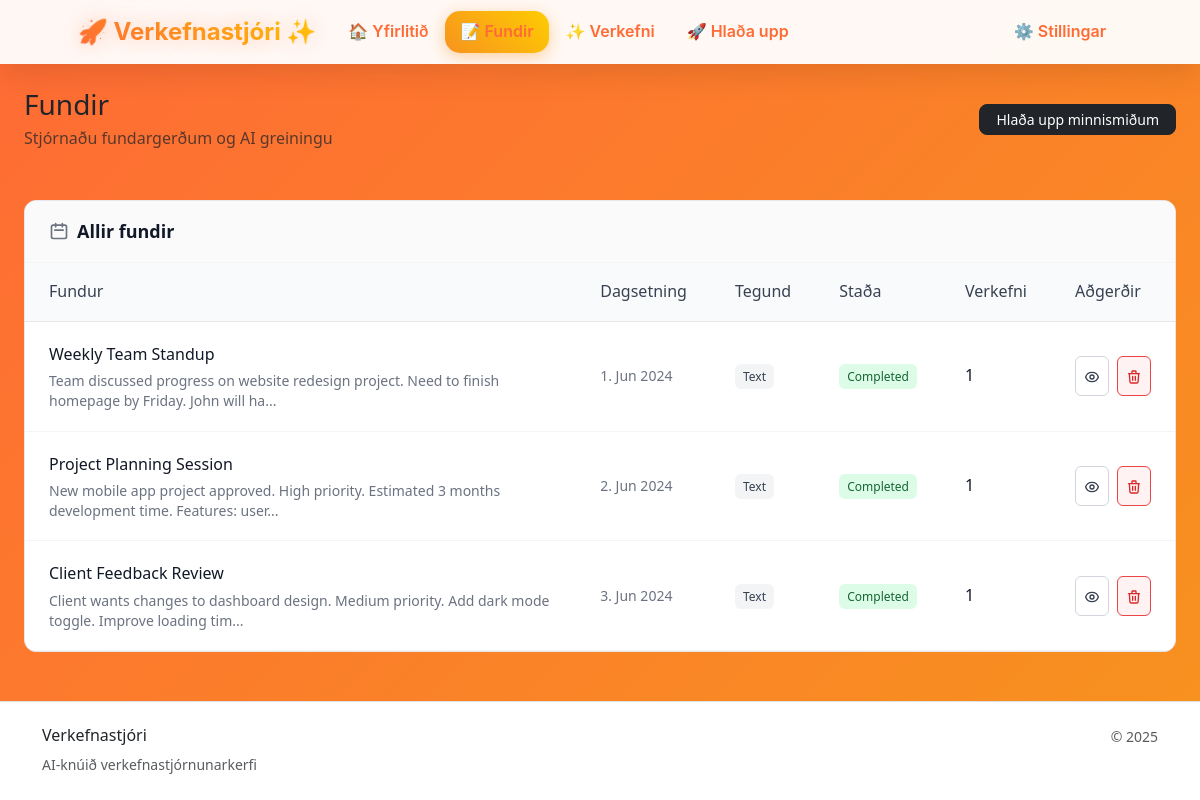
Page /?page=meetings on the committed database.
### tables this page shows
CREATE TABLE meetings (
    id INT AUTO_INCREMENT PRIMARY KEY,
    title VARCHAR(255),
    date DATETIME,
    original_input LONGTEXT,
    input_type ENUM('text', 'ocr', 'voice'),
    raw_file_path VARCHAR(500),
    ai_analysis JSON,
    processing_status ENUM('pending', 'processing', 'completed', 'error'),
    created_at TIMESTAMP DEFAULT CURRENT_TIMESTAMP,
    updated_at TIMESTAMP DEFAULT CURRENT_TIMESTAMP ON UPDATE CURRENT_TIMESTAMP
);

### config/database.php (called while the page is built, shortened)
<?php
class Database {
    private static $instance = null;
    private $connection;
    private function loadEnv() {
        $envFile = __DIR__ . '/../.env';
    }
    private function connect() {
        try {
            $host = $_ENV['DB_HOST'] ?? 'localhost';
            $dbname = $_ENV['DB_NAME'] ?? 'tasks';
            $username = $_ENV['DB_USER'] ?? 'root';
            $password = $_ENV['DB_PASS'] ?? '';
            $dsn = "mysql:host={$host};dbname={$dbname};charset=utf8mb4";
            $this->connection = new PDO($dsn, $username, $password, [
                PDO::ATTR_ERRMODE => PDO::ERRMODE_EXCEPTION,
                PDO::ATTR_DEFAULT_FETCH_MODE => PDO::FETCH_ASSOC,
                PDO::ATTR_EMULATE_PREPARES => false,
            ]);
        } catch (PDOException $e) {
            throw new Exception("Database connection failed: " . $e->getMessage());
        }
    }
    public static function getInstance() {
        if (self::$instance === null) {
            self::$instance = new self();
        }
        return self::$instance;
    }
    public function query($sql, $params = []) {
        try {
            $stmt = $this->connection->prepare($sql);
            $stmt->execute($params);
            return $stmt;
        } catch (PDOException $e) {
            throw new Exception("Query failed: " . $e->getMessage());
        }
    }
    public function select($sql, $params = []) {
        $stmt = $this->query($sql, $params);
        return $stmt->fetchAll();
    }
    public function selectOne($sql, $params = []) {
        $stmt = $this->query($sql, $params);
        return $stmt->fetch();
    }
}

### src/Models/BaseModel.php (called while the page is built, shortened)
<?php
require_once __DIR__ . '/../../config/database.php';
abstract class BaseModel {
    protected $db;
    protected $table;
    public function __construct() {
        $this->db = Database::getInstance();
    }
    public function findAll($conditions = [], $orderBy = null, $limit = null) {
        $sql = "SELECT * FROM {$this->table}";
        $params = [];
        if ($orderBy) {
            $sql .= " ORDER BY $orderBy";
        }
        return $this->db->select($sql, $params);
    }
    public function count($conditions = []) {
        $sql = "SELECT COUNT(*) as count FROM {$this->table}";
        $params = [];
        if (!empty($conditions)) {
            $whereClause = [];
            foreach ($conditions as $field => $value) {
                $whereClause[] = "$field = ?";
                $params[] = $value;
            }
            $sql .= " WHERE " . implode(' AND ', $whereClause);
        }
        $result = $this->db->selectOne($sql, $params);
        return (int) $result['count'];
    }
}

### config/app.php (called while the page is built, shortened)
<?php
class App {
    public static function sanitize($input) {
        return htmlspecialchars(trim($input ?? ''), ENT_QUOTES, 'UTF-8');
    }
}

### templates/meetings/index.php (the view, shortened to what this page needs)
<?php
try {
    $meetingModel = new Meeting();
    $meetings = $meetingModel->findAll([], 'created_at DESC');
} catch (Exception $e) {
    $meetings = [];
    $error = $e->getMessage();
}
?>
<div class="row">
    <div class="col-12">
        <?php if (empty($meetings)): ?>
            <div style="background: white; border: 1px solid #e5e7eb; border-radius: 12px; overflow: hidden;">
                <div style="text-align: center; padding: 80px 24px;">
                    <div style="background: #f8fafc; padding: 20px; border-radius: 16px; display: inline-block; margin-bottom: 24px;">
                        <svg style="width: 48px; height: 48px; color: #94a3b8;" fill="none" stroke="currentColor" viewBox="0 0 24 24">
                            <path stroke-linecap="round" stroke-linejoin="round" stroke-width="1.5" d="M8 7V3m8 4V3m-9 8h10M5 21h14a2 2 0 002-2V7a2 2 0 00-2-2H5a2 2 0 00-2 2v12a2 2 0 002 2z"></path>
                        </svg>
                    </div>
                    <h3 style="color: #374151; margin-bottom: 16px; font-size: 1.5rem; font-weight: 600;">Engir fundir ennþá</h3>
                    <p style="color: #6b7280; margin-bottom: 32px; max-width: 400px; margin-left: auto; margin-right: auto;">Hladdu upp þínum fyrstu fundargerðum til að byrja með AI-knúna verkefnastjórnun.</p>
                    <a href="<?php echo App::url()?>?page=upload" style="background: #111827; color: white; padding: 12px 24px; border-radius: 8px; text-decoration: none; font-weight: 500; display: inline-flex; align-items: center; gap: 8px;">
                        <svg style="width: 16px; height: 16px;" fill="none" stroke="currentColor" viewBox="0 0 24 24">
                            <path stroke-linecap="round" stroke-linejoin="round" stroke-width="2" d="M7 16a4 4 0 01-.88-7.903A5 5 0 1115.9 6L16 6a5 5 0 011 9.9M15 13l-3-3m0 0l-3 3m3-3v12"></path>
                        </svg>
                        Hlaða upp fundargerðum
                    </a>
                </div>
            </div>
        <?php else: ?>
            <div style="background: white; border: 1px solid #e5e7eb; border-radius: 12px; overflow: hidden;">
                <div style="padding: 20px 24px; border-bottom: 1px solid #f3f4f6; background: #fafafa;">
                    <h3 style="font-size: 1.125rem; font-weight: 600; color: #111827; margin: 0; display: flex; align-items: center; gap: 8px;">
                        <svg style="width: 20px; height: 20px; color: #6b7280;" fill="none" stroke="currentColor" viewBox="0 0 24 24">
                            <path stroke-linecap="round" stroke-linejoin="round" stroke-width="2" d="M8 7V3m8 4V3m-9 8h10M5 21h14a2 2 0 002-2V7a2 2 0 00-2-2H5a2 2 0 00-2 2v12a2 2 0 002 2z"></path>
                        </svg>
                        Allir fundir
                    </h3>
                </div>
                <div style="padding: 0;">
                    <div style="overflow-x: auto;">
                        <table style="width: 100%; border-collapse: collapse;">
                            <thead style="background: #f9fafb;">
                                <tr>
                                    <th style="padding: 16px 24px; text-align: left; font-weight: 500; color: #374151; border-bottom: 1px solid #e5e7eb;">Fundur</th>
                                    <th style="padding: 16px 24px; text-align: left; font-weight: 500; color: #374151; border-bottom: 1px solid #e5e7eb;">Dagsetning</th>
                                    <th style="padding: 16px 24px; text-align: left; font-weight: 500; color: #374151; border-bottom: 1px solid #e5e7eb;">Tegund</th>
                                    <th style="padding: 16px 24px; text-align: left; font-weight: 500; color: #374151; border-bottom: 1px solid #e5e7eb;">Staða</th>
                                    <th style="padding: 16px 24px; text-align: left; font-weight: 500; color: #374151; border-bottom: 1px solid #e5e7eb;">Verkefni</th>
                                    <th style="padding: 16px 24px; text-align: left; font-weight: 500; color: #374151; border-bottom: 1px solid #e5e7eb;">Aðgerðir</th>
                                </tr>
                            </thead>
                            <tbody>
                                <?php foreach ($meetings as $meeting): ?>
                                    <tr style="border-bottom: 1px solid #f3f4f6; transition: background-color 0.15s ease;" onmouseover="this.style.backgroundColor='#f9fafb'" onmouseout="this.style.backgroundColor=''">
                                        <td style="padding: 20px 24px;">
                                            <div style="font-weight: 500; color: #111827; margin-bottom: 4px;"><?php echo App::sanitize($meeting['title']); ?></div>
                                            <?php if (!empty($meeting['original_input'])): ?>
                                                <div style="font-size: 0.875rem; color: #6b7280; line-height: 1.4;">
                                                    <?php echo App::sanitize(substr($meeting['original_input'], 0, 100)) . '...'; ?>
                                                </div>
                                            <?php endif; ?>
                                        </td>
                                        <td style="padding: 20px 24px;">
                                            <div style="font-size: 0.875rem; color: #6b7280;">
                                                <?php echo date('j. M Y', strtotime($meeting['date'])); ?>
                                            </div>
                                        </td>
                                        <td style="padding: 20px 24px;">
                                            <span style="font-size: 0.75rem; padding: 4px 8px; border-radius: 6px; font-weight: 500; background: #f3f4f6; color: #374151;">
                                                <?php echo ucfirst($meeting['input_type']); ?>
                                            </span>
                                        </td>
                                        <td style="padding: 20px 24px;">
                                            <?php
                                            $statusStyles = [
                                                'pending' => 'background: #fef3c7; color: #92400e;',
                                                'processing' => 'background: #dbeafe; color: #1e40af;',
                                                'completed' => 'background: #dcfce7; color: #166534;',
                                                'error' => 'background: #fef2f2; color: #991b1b;'
                                            ];
                                            $statusStyle = $statusStyles[$meeting['processing_status']] ?? 'background: #f3f4f6; color: #374151;';
                                            ?>
                                            <span style="font-size: 0.75rem; padding: 4px 8px; border-radius: 6px; font-weight: 500; <?php echo $statusStyle; ?>">
                                                <?php echo ucfirst($meeting['processing_status']); ?>
                                            </span>
                                        </td>
                                        <td style="padding: 20px 24px;">
                                            <div style="font-weight: 500; color: #111827;">
                                                <?php
                                                try {
                                                    $projectModel = new Project();
                                                    $projectCount = $projectModel->count(['meeting_id' => $meeting['id']]);
                                                    echo $projectCount;
                                                } catch (Exception $e) {
                                                    echo '0';
                                                }
                                                ?>
                                            </div>
                                        </td>
                                        <td style="padding: 20px 24px;">
                                            <div style="display: flex; gap: 8px;">
                                                <button style="border: 1px solid #d1d5db; background: white; color: #374151; padding: 6px 8px; border-radius: 6px; cursor: pointer; transition: all 0.15s ease;"
                                                        onclick="viewMeeting(<?php echo $meeting['id']; ?>)"
                                                        onmouseover="this.style.background='#f9fafb'"
                                                        onmouseout="this.style.background='white'">
                                                </button>
                                                <button style="border: 1px solid #ef4444; background: #fef2f2; color: #dc2626; padding: 6px 8px; border-radius: 6px; cursor: pointer; transition: all 0.15s ease;"
                                                        onclick="deleteMeeting(<?php echo $meeting['id']; ?>)"
                                                        onmouseover="this.style.background='#fee2e2'"
                                                        onmouseout="this.style.background='#fef2f2'">
                                                    <svg style="width: 16px; height: 16px;" fill="none" stroke="currentColor" viewBox="0 0 24 24">
                                                        <path stroke-linecap="round" stroke-linejoin="round" stroke-width="2" d="M19 7l-.867 12.142A2 2 0 0116.138 21H7.862a2 2 0 01-1.995-1.858L5 7m5 4v6m4-6v6m1-10V4a1 1 0 00-1-1h-4a1 1 0 00-1 1v3M4 7h16"></path>
                                                    </svg>
                                                </button>
                                            </div>
                                        </td>
                                    </tr>
                                <?php endforeach; ?>
                            </tbody>
                        </table>
                    </div>
                </div>
            </div>
        <?php endif; ?>
    </div>
</div>
<?php
include __DIR__ . '/../layout/main.php';
?>

### public/assets/css/app.css (style rules this page uses)
:root { --primary-color: #0d6efd; --secondary-color: #6c757d; --success-color: #198754; --warning-color: #ffc107; --danger-color: #dc3545; --info-color: #0dcaf0; --light-color: #f8f9fa; --dark-color: #212529; --border-radius: 0.5rem; --box-shadow: 0 0.125rem 0.25rem rgba(0, 0, 0, 0.075); --transition: all 0.15s ease-in-out; }
body { font-family: 'Segoe UI', Tahoma, Geneva, Verdana, sans-serif; line-height: 1.6; }

### templates/layout/main.php (style rules this page uses)
body { display: flex !important; flex-direction: column !important; min-height: 100vh !important; }

### rows in the picture
meetings: title "Weekly Team Standup", original_input "Team discussed progress on website redesign project. Need to finish homepage by Friday. John will ha", date "1. Jun 2024", input_type "Text", processing_status "Completed", id "1"
meetings: title "Project Planning Session", original_input "New mobile app project approved. High priority. Estimated 3 months development time. Features: user", date "2. Jun 2024", input_type "Text", processing_status "Completed", projectCount "1"
meetings: title "Client Feedback Review", original_input "Client wants changes to dashboard design. Medium priority. Add dark mode toggle. Improve loading tim", date "3. Jun 2024", input_type "Text", processing_status "Completed", projectCount "1"

### other values in the picture
App::sanitize($pageHeader['title']) "Fundir"
App::sanitize($pageHeader['subtitle']) "Stjórnaðu fundargerðum og AI greiningu"
App::sanitize($action['label']) "Hlaða upp minnismiðum"
